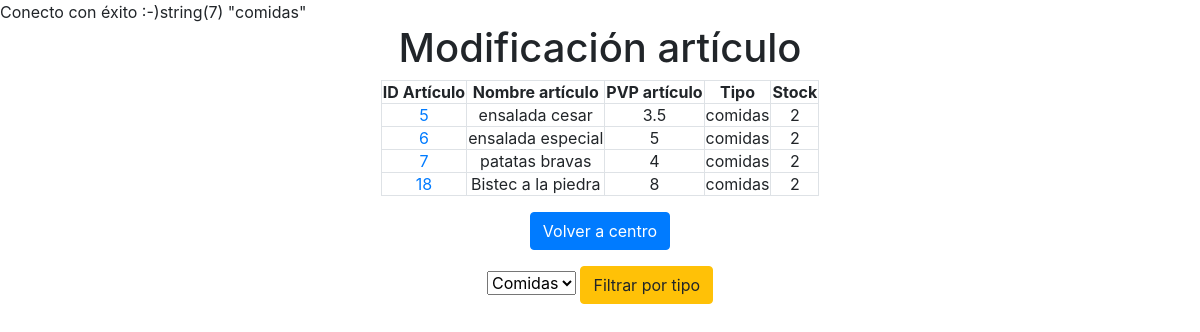
The app's page /filtrarpor.php?tipoart=comidas with its own data.
### tables this page shows
CREATE TABLE `Articulos` (
  `idArticulos` int(11) NOT NULL AUTO_INCREMENT,
  `nombreart` varchar(45) NOT NULL,
  `pvpart` double NOT NULL,
  `tipoart` varchar(20) DEFAULT NULL,
  `stock` int(11) NOT NULL,
  PRIMARY KEY (`idArticulos`)
);

### filtrarpor.php (the view, shortened to what this page needs)
<?php
require_once "config.php";
$_tipoart = $_GET["tipoart"];
$sql = "SELECT * FROM Articulos WHERE tipoart='$_tipoart'";
$result = mysqli_query($link,$sql);
var_dump($_tipoart);
?>
<!DOCTYPE html>
<html lang="es">
<head>
  <link rel="stylesheet" href="/css/bootstrap.min.css">
  <link rel="stylesheet" href="/css/modificacionarticulos.css"
  <script src="https://ajax.googleapis.com/ajax/libs/jquery/3.4.0/jquery.min.js"></script>
</head>
<body>
<div class="container-fluid">
  <h1 class="text-center">Modificación artículo</h1>
  <div class="row">
    <div class="col-sm-12 text-center listadoart">
    <table class='table-stripped table-bordered text-center'>
    <tr><th>ID Artículo</th><th>Nombre artículo</th><th>PVP artículo</th><th>Tipo</th><th>Stock</th></tr>
    <?php
    if (mysqli_num_rows($result) > 0) {
        while($row = mysqli_fetch_assoc($result)) {
            echo "<tr><td><a href='ficha.php?idArticulo='".$row['idArticulos']."</a>" . $row["idArticulos"]. "</td><td>" . $row["nombreart"]. "</td><td>" . $row["pvpart"]. "</td><td>" . $row["tipoart"] . "</td><td>" . $row["stock"]."</td></tr>";
        }
    } else {
        echo "0 results";
    }
    ?>
    </table>
    <p class="opciones">
        <a href="centro.php"><button type="button" class="btn btn-primary">Volver a centro</button></a>
        <form action="<?php echo htmlspecialchars($_SERVER["PHP_SELF"]); ?>" method="get">
        <select name="tipoart">
            <option value="comidas">Comidas</option>
        </select>
        <a href=""><button type="submit" class="btn btn-warning">Filtrar por tipo</button></a>
    </p>
    </div>
  </div>
</div>
</body>
</html>

### css/modificacionarticulos.css (style rules this page uses)
table { margin-left: auto; margin-right: auto; }
.opciones { margin: 1em; }

### records on screen
articulos: idArticulos "5", nombreart "ensalada cesar", pvpart "3.5", tipoart "comidas", stock "2"
articulos: idArticulos "6", nombreart "ensalada especial", pvpart "5", tipoart "comidas", stock "2"
articulos: idArticulos "7", nombreart "patatas bravas", pvpart "4", tipoart "comidas", stock "2"
articulos: idArticulos "18", nombreart "Bistec a la piedra", pvpart "8", tipoart "comidas", stock "2"
